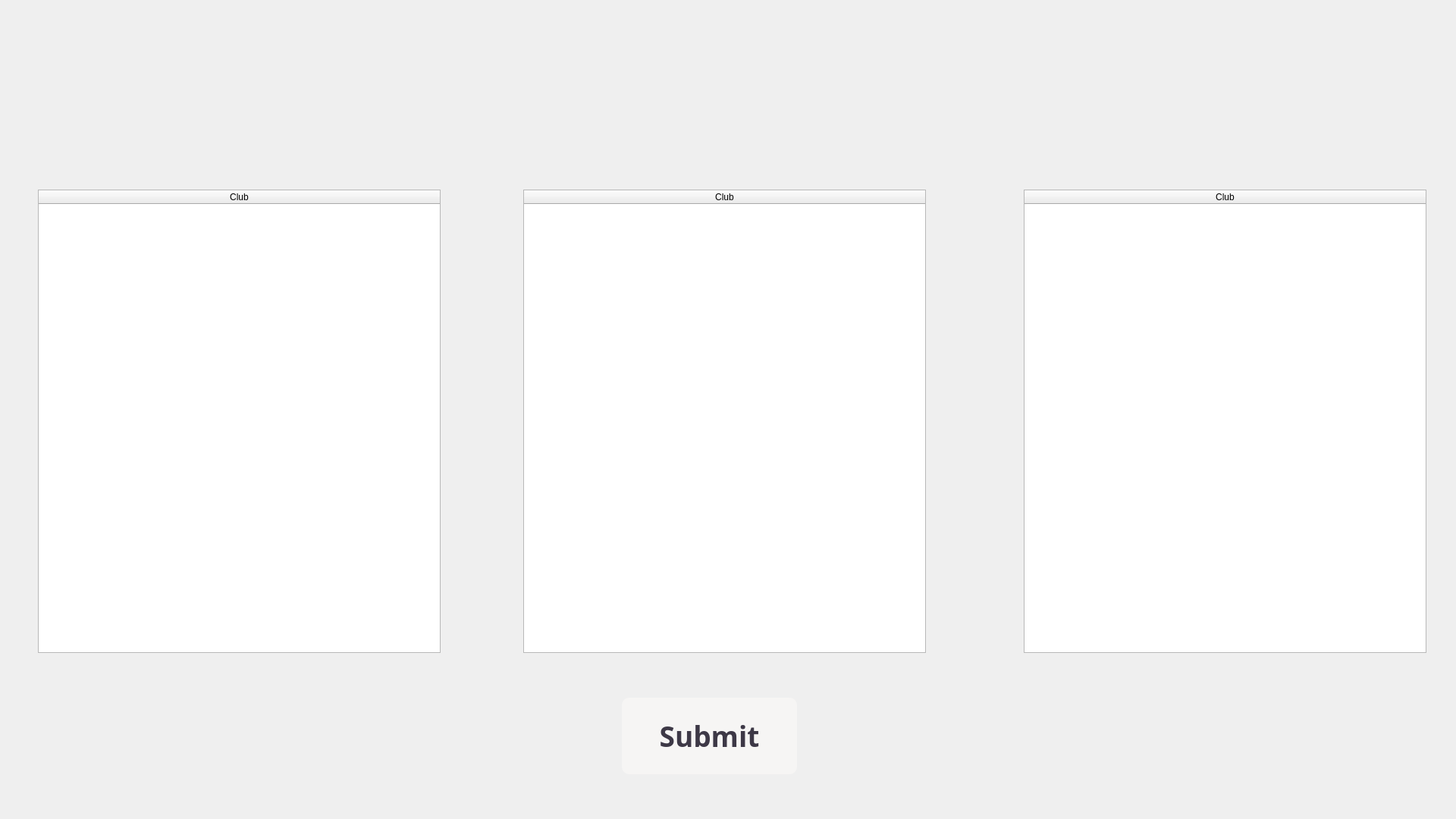
<?xml version="1.0" encoding="UTF-8"?>
<ui version="4.0">
 <class>Dialog</class>
 <widget class="QDialog" name="Dialog">
  <property name="geometry">
   <rect>
    <x>0</x>
    <y>0</y>
    <width>1920</width>
    <height>1080</height>
   </rect>
  </property>
  <property name="windowTitle">
   <string>Dialog</string>
  </property>
  <property name="styleSheet">
   <string notr="true">
QMessageBox QPushButton {
	
	background-color: rgb(255, 255, 255);
}</string>
  </property>
  <widget class="QPushButton" name="pushButton">
   <property name="geometry">
    <rect>
     <x>820</x>
     <y>920</y>
     <width>231</width>
     <height>101</height>
    </rect>
   </property>
   <property name="font">
    <font>
     <family>Segoe UI Black</family>
     <pointsize>28</pointsize>
     <bold>true</bold>
    </font>
   </property>
   <property name="styleSheet">
    <string notr="true">border-radius:10px;
background-color: rgb(246, 245, 244);
color: rgb(61, 56, 70);
opacity:2;</string>
   </property>
   <property name="text">
    <string>Submit</string>
   </property>
  </widget>
  <widget class="QLabel" name="label_13">
   <property name="geometry">
    <rect>
     <x>0</x>
     <y>0</y>
     <width>1920</width>
     <height>1080</height>
    </rect>
   </property>
   <property name="text">
    <string/>
   </property>
   <property name="pixmap">
    <pixmap resource="background.qrc">:/background/login.jpg</pixmap>
   </property>
  </widget>
  <widget class="QTableWidget" name="tw_laLiga">
   <property name="geometry">
    <rect>
     <x>50</x>
     <y>250</y>
     <width>531</width>
     <height>611</height>
    </rect>
   </property>
   <property name="font">
    <font>
     <pointsize>20</pointsize>
    </font>
   </property>
   <property name="styleSheet">
    <string notr="true"/>
   </property>
   <property name="editTriggers">
    <set>QAbstractItemView::NoEditTriggers</set>
   </property>
   <attribute name="horizontalHeaderStretchLastSection">
    <bool>true</bool>
   </attribute>
   <column>
    <property name="text">
     <string>Club</string>
    </property>
   </column>
  </widget>
  <widget class="QTableWidget" name="tw_premier_league">
   <property name="geometry">
    <rect>
     <x>690</x>
     <y>250</y>
     <width>531</width>
     <height>611</height>
    </rect>
   </property>
   <property name="font">
    <font>
     <pointsize>20</pointsize>
    </font>
   </property>
   <property name="styleSheet">
    <string notr="true"/>
   </property>
   <property name="editTriggers">
    <set>QAbstractItemView::NoEditTriggers</set>
   </property>
   <attribute name="horizontalHeaderStretchLastSection">
    <bool>true</bool>
   </attribute>
   <column>
    <property name="text">
     <string>Club</string>
    </property>
   </column>
  </widget>
  <widget class="QTableWidget" name="tw_egyptian_league">
   <property name="geometry">
    <rect>
     <x>1350</x>
     <y>250</y>
     <width>531</width>
     <height>611</height>
    </rect>
   </property>
   <property name="font">
    <font>
     <pointsize>20</pointsize>
    </font>
   </property>
   <property name="styleSheet">
    <string notr="true"/>
   </property>
   <property name="editTriggers">
    <set>QAbstractItemView::NoEditTriggers</set>
   </property>
   <attribute name="horizontalHeaderStretchLastSection">
    <bool>true</bool>
   </attribute>
   <column>
    <property name="text">
     <string>Club</string>
    </property>
   </column>
  </widget>
  <widget class="QPushButton" name="pb_LaLiga">
   <property name="geometry">
    <rect>
     <x>200</x>
     <y>40</y>
     <width>201</width>
     <height>171</height>
    </rect>
   </property>
   <property name="styleSheet">
    <string notr="true">border:none;
background-image: url(:/background/Leagues/LaLiga_Santander_logo_(stacked).svg.png);</string>
   </property>
   <property name="text">
    <string/>
   </property>
  </widget>
  <widget class="QPushButton" name="pb_Premier_League">
   <property name="geometry">
    <rect>
     <x>800</x>
     <y>60</y>
     <width>281</width>
     <height>121</height>
    </rect>
   </property>
   <property name="styleSheet">
    <string notr="true">border:none;
background-image: url(:/background/Leagues/Premier_League_Logo.svg.png);</string>
   </property>
   <property name="text">
    <string/>
   </property>
  </widget>
  <widget class="QPushButton" name="pb_Egyptian_League">
   <property name="geometry">
    <rect>
     <x>1510</x>
     <y>20</y>
     <width>201</width>
     <height>201</height>
    </rect>
   </property>
   <property name="styleSheet">
    <string notr="true">border:none;
background-image: url(:/background/Leagues/EgyptianFA_Logo.png);</string>
   </property>
   <property name="text">
    <string/>
   </property>
  </widget>
  <zorder>label_13</zorder>
  <zorder>pushButton</zorder>
  <zorder>tw_laLiga</zorder>
  <zorder>tw_premier_league</zorder>
  <zorder>tw_egyptian_league</zorder>
  <zorder>pb_LaLiga</zorder>
  <zorder>pb_Premier_League</zorder>
  <zorder>pb_Egyptian_League</zorder>
 </widget>
 <resources>
  <include location="background.qrc"/>
 </resources>
 <connections/>
</ui>
